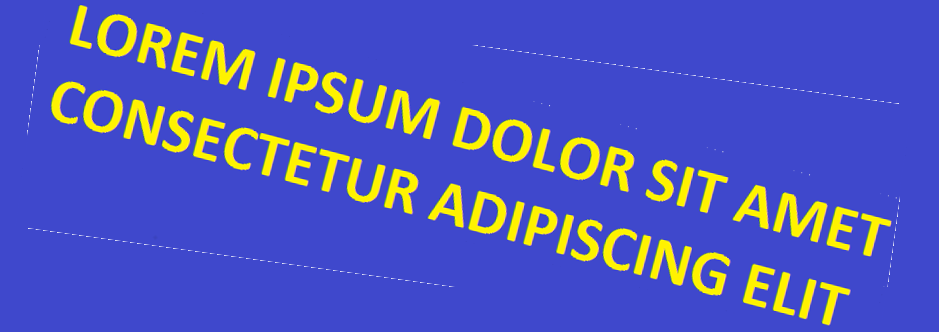
#> input picture img/rotirano2.png, 939 x 332 px
$ python straightenImg.py
#> lines starting #> are read from the running program, lines starting #| are printed output that depends on the picture; after the words box and inside, x2 and y2 are one past the last pixel; in counts of white or black regions, pixels touching at a corner belong together
### imageUtils.py
import cv2
import numpy as np
import matplotlib.pyplot as plt
import geomUtil as geom

def dilate(image, i):
	kernel = np.ones((3,3)) # strukturni element 3x3 blok
	return cv2.dilate(image, kernel, iterations=i)

def erode(image, i):
	kernel = np.ones((3,3)) # strukturni element 3x3 blok
	return cv2.erode(image, kernel, iterations=i)

def loadImage(path):
#> called with path = 'img/rotirano2.png'
	return cv2.cvtColor(cv2.imread(path), cv2.COLOR_BGR2RGB)

def getGrayscaleImage(img):
	return cv2.cvtColor(img, cv2.COLOR_RGB2GRAY)
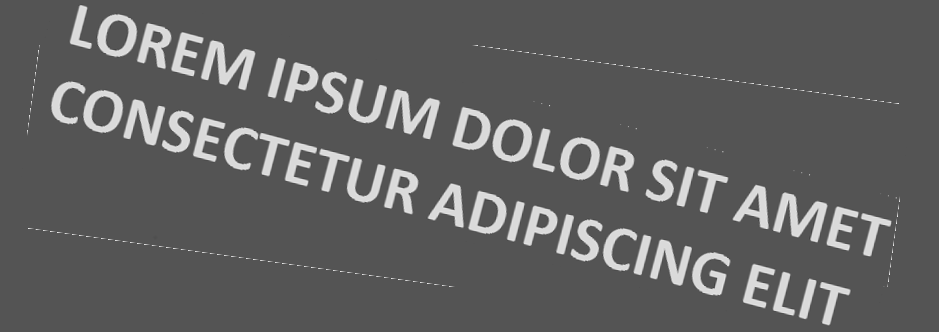
#> returned value: shape (332, 939); min 61, max 235, mean 96.9

def plotImage(img, color = False):
	plt.imshow(img) if color else plt.imshow(img, 'gray')

# [21 lines left out: functions displayImageGrid, modifyPixels, getRotatedImage, not called in this run]

def getBinaryImage(gsImg):
	return cv2.threshold(gsImg, 127, 255, cv2.THRESH_BINARY)[1]
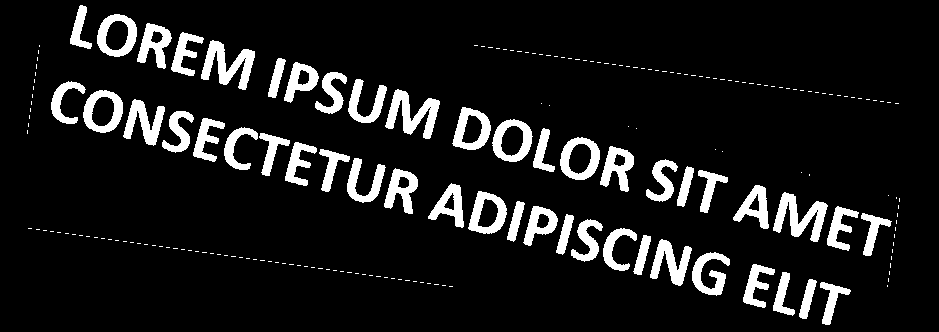
#> returned value: shape (332, 939); 10.2% white; 201 white regions (154 under 20 px), largest, box (x1, y1, x2, y2) and area: (385, 89, 440, 139) 1229, (201, 40, 255, 90) 1226, (773, 192, 828, 242) 1217

# [46 lines left out: functions getBinaryImageObjectsFromContourSets, getBinaryImageObjectsFromContours, not called in this run]

def getImageContours(img):
	return cv2.findContours(img.copy(), cv2.RETR_EXTERNAL, cv2.CHAIN_APPROX_SIMPLE)[0]

# [26 lines left out: functions drawContourSetsOnImage, drawContoursOnImage, not called in this run]

### straightenImg.py
from imageUtils import *
import neuralNet as nn
import numpy as np
import geomUtil as geom

img = loadImage('img/rotirano2.png')
imgbin = getBinaryImage(getGrayscaleImage(img))
imgbin = dilate(erode(imgbin,1),1)
#> in erode, `return cv2.erode(image, kernel, iterations=i)`:
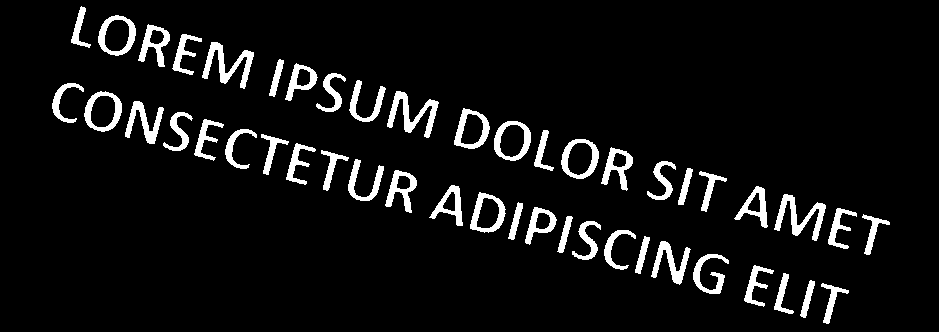
#> returned value: shape (332, 939); 6.8% white; 47 white regions, largest, box (x1, y1, x2, y2) and area: (387, 91, 439, 138) 848, (202, 42, 254, 89) 846, (774, 194, 826, 241) 833
#> in dilate, `kernel = np.ones((3,3))`: kernel = [[1, 1, 1], [1, 1, 1], [1, 1, 1]]
#> in dilate, `return cv2.dilate(image, kernel, iterations=i)`:
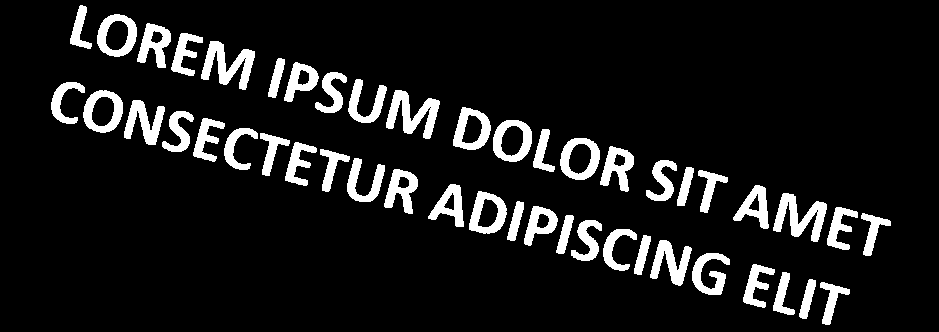
#> returned value: shape (332, 939); 10% white; 47 white regions, largest, box (x1, y1, x2, y2) and area: (386, 90, 440, 139) 1224, (201, 41, 255, 90) 1220, (773, 193, 827, 242) 1209

#> (the run stopped early here; a loop or call above may not have finished)

$ run again, with img/Dodatni.png copied over img/rotirano2.png
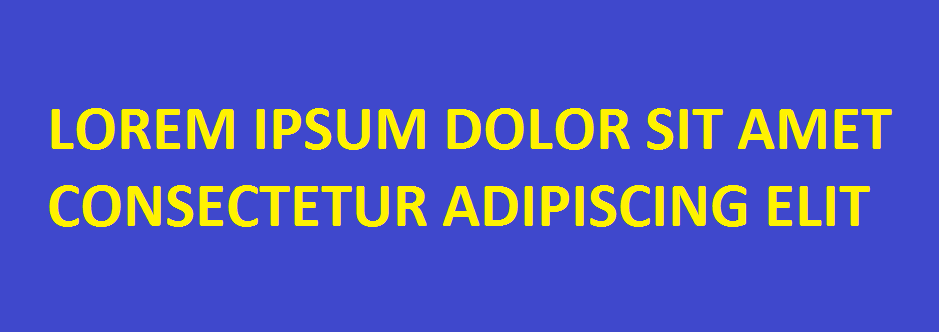
#> input picture img/Dodatni.png, 939 x 332 px
#> in getBinaryImage, `return cv2.threshold(gsImg, 127, 255, cv2.THRESH_BINARY)[1]`:
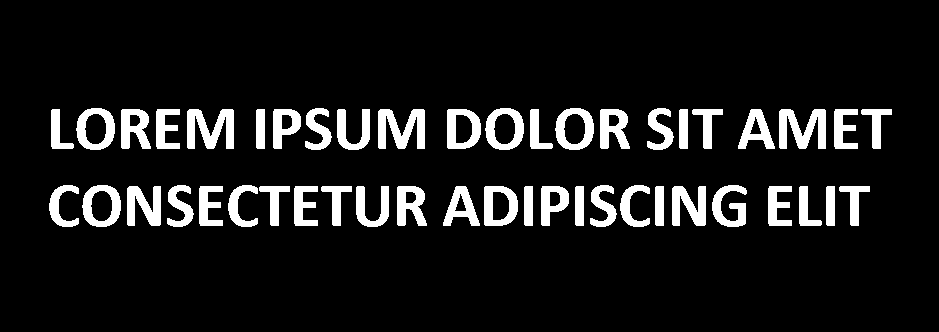
#> returned value: shape (332, 939); 9.9% white; 47 white regions, largest, box (x1, y1, x2, y2) and area: (187, 109, 234, 149) 1196, (378, 109, 425, 149) 1196, (779, 109, 826, 149) 1196
#> in erode, `return cv2.erode(image, kernel, iterations=i)`:
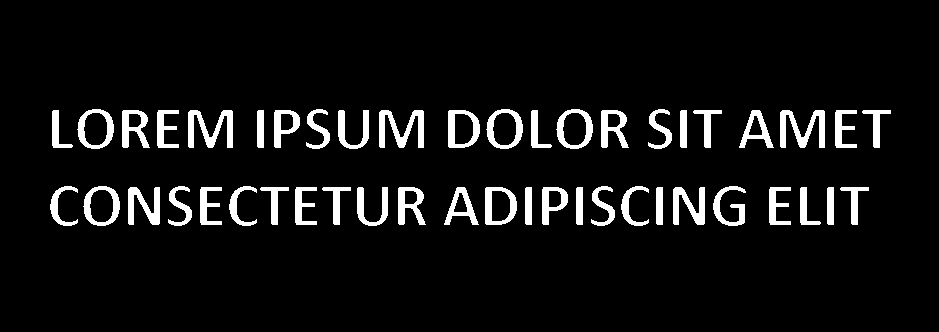
#> returned value: shape (332, 939); 6.9% white; 47 white regions, largest, box (x1, y1, x2, y2) and area: (188, 110, 233, 148) 842, (379, 110, 424, 148) 842, (780, 110, 825, 148) 842
#> kernel = [[1, 1, 1], [1, 1, 1], [1, 1, 1]]

$ run again, with img/LoremIpsum.png copied over img/rotirano2.png
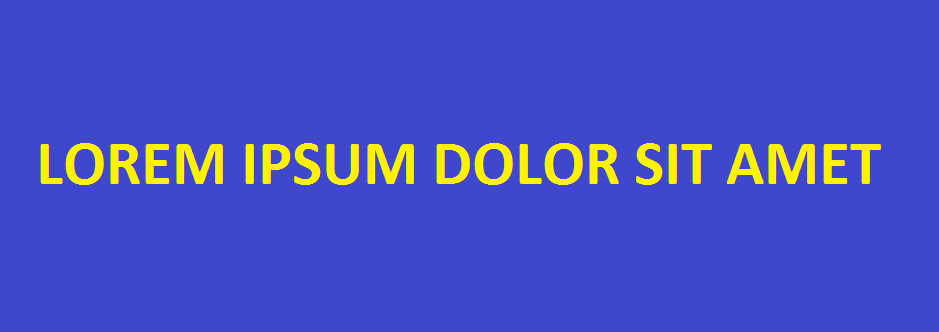
#> input picture img/LoremIpsum.png, 939 x 332 px
#> in getBinaryImage, `return cv2.threshold(gsImg, 127, 255, cv2.THRESH_BINARY)[1]`:
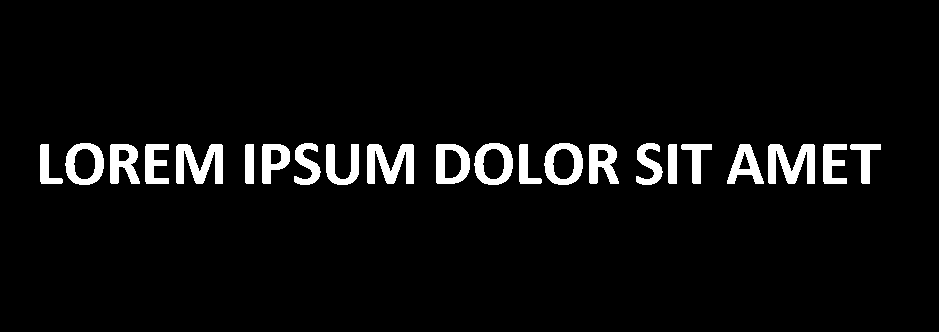
#> returned value: shape (332, 939); 5% white; 22 white regions, largest, box (x1, y1, x2, y2) and area: (176, 144, 223, 184) 1196, (367, 144, 414, 184) 1196, (768, 144, 815, 184) 1196
#> in erode, `return cv2.erode(image, kernel, iterations=i)`:
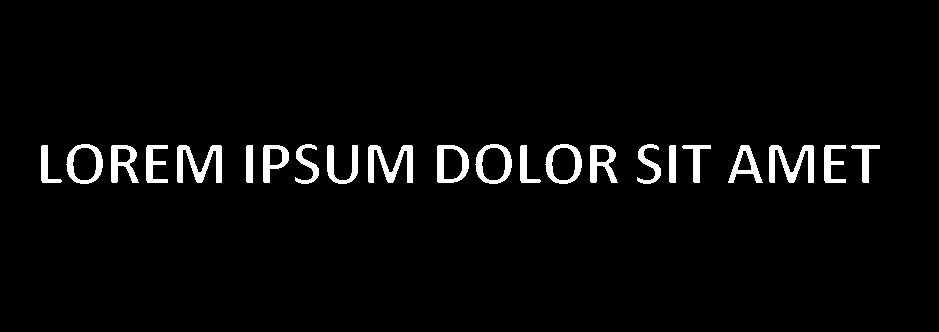
#> returned value: shape (332, 939); 3.5% white; 22 white regions, largest, box (x1, y1, x2, y2) and area: (177, 145, 222, 183) 842, (368, 145, 413, 183) 842, (769, 145, 814, 183) 842
#> kernel = [[1, 1, 1], [1, 1, 1], [1, 1, 1]]
